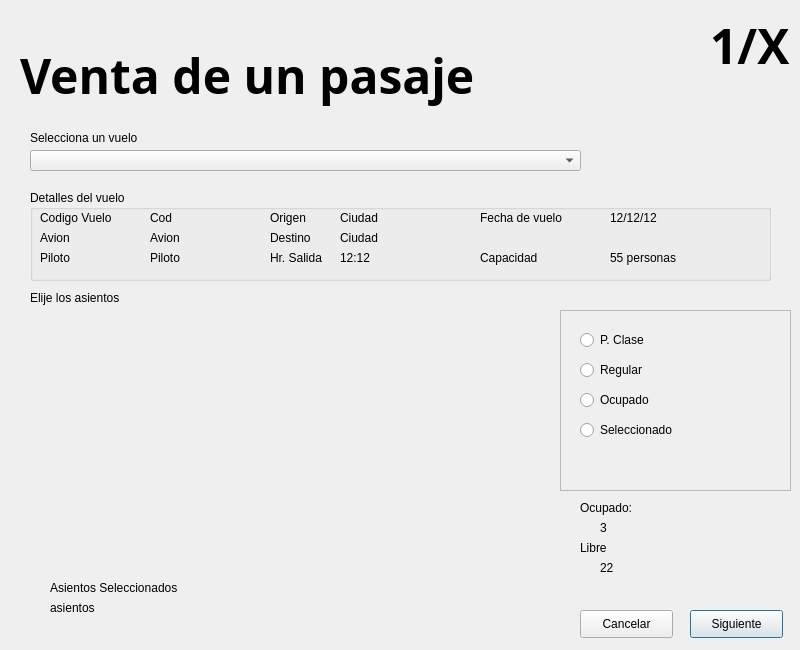
<?xml version="1.0" encoding="UTF-8"?>
<ui version="4.0">
 <class>Ventas1</class>
 <widget class="QDialog" name="Ventas1">
  <property name="geometry">
   <rect>
    <x>0</x>
    <y>0</y>
    <width>800</width>
    <height>650</height>
   </rect>
  </property>
  <property name="windowTitle">
   <string>Dialog</string>
  </property>
  <widget class="QLabel" name="label_16">
   <property name="geometry">
    <rect>
     <x>600</x>
     <y>520</y>
     <width>55</width>
     <height>16</height>
    </rect>
   </property>
   <property name="text">
    <string>3</string>
   </property>
  </widget>
  <widget class="QLabel" name="label_13">
   <property name="geometry">
    <rect>
     <x>50</x>
     <y>580</y>
     <width>271</width>
     <height>16</height>
    </rect>
   </property>
   <property name="text">
    <string>Asientos Seleccionados</string>
   </property>
  </widget>
  <widget class="QLabel" name="asientos">
   <property name="geometry">
    <rect>
     <x>50</x>
     <y>600</y>
     <width>55</width>
     <height>16</height>
    </rect>
   </property>
   <property name="text">
    <string>asientos</string>
   </property>
  </widget>
  <widget class="QLabel" name="label_14">
   <property name="geometry">
    <rect>
     <x>580</x>
     <y>500</y>
     <width>101</width>
     <height>16</height>
    </rect>
   </property>
   <property name="text">
    <string>Ocupado:</string>
   </property>
  </widget>
  <widget class="QLabel" name="label_2">
   <property name="geometry">
    <rect>
     <x>710</x>
     <y>10</y>
     <width>131</width>
     <height>71</height>
    </rect>
   </property>
   <property name="font">
    <font>
     <family>Source Sans Pro Black</family>
     <pointsize>36</pointsize>
     <weight>75</weight>
     <bold>true</bold>
    </font>
   </property>
   <property name="text">
    <string>1/X</string>
   </property>
  </widget>
  <widget class="QLabel" name="label_8">
   <property name="geometry">
    <rect>
     <x>30</x>
     <y>290</y>
     <width>291</width>
     <height>16</height>
    </rect>
   </property>
   <property name="text">
    <string>Elije los asientos</string>
   </property>
  </widget>
  <widget class="QPushButton" name="pushButton">
   <property name="geometry">
    <rect>
     <x>690</x>
     <y>610</y>
     <width>93</width>
     <height>28</height>
    </rect>
   </property>
   <property name="text">
    <string>Siguiente</string>
   </property>
  </widget>
  <widget class="QLabel" name="label_3">
   <property name="geometry">
    <rect>
     <x>30</x>
     <y>130</y>
     <width>271</width>
     <height>16</height>
    </rect>
   </property>
   <property name="text">
    <string>Selecciona un vuelo</string>
   </property>
  </widget>
  <widget class="QLabel" name="label_17">
   <property name="geometry">
    <rect>
     <x>600</x>
     <y>560</y>
     <width>55</width>
     <height>16</height>
    </rect>
   </property>
   <property name="text">
    <string>22</string>
   </property>
  </widget>
  <widget class="QLabel" name="label_15">
   <property name="geometry">
    <rect>
     <x>580</x>
     <y>540</y>
     <width>111</width>
     <height>16</height>
    </rect>
   </property>
   <property name="text">
    <string>Libre</string>
   </property>
  </widget>
  <widget class="QPushButton" name="pushButton_2">
   <property name="geometry">
    <rect>
     <x>580</x>
     <y>610</y>
     <width>93</width>
     <height>28</height>
    </rect>
   </property>
   <property name="text">
    <string>Cancelar</string>
   </property>
  </widget>
  <widget class="QFrame" name="frame">
   <property name="geometry">
    <rect>
     <x>560</x>
     <y>310</y>
     <width>231</width>
     <height>181</height>
    </rect>
   </property>
   <property name="frameShape">
    <enum>QFrame::StyledPanel</enum>
   </property>
   <property name="frameShadow">
    <enum>QFrame::Raised</enum>
   </property>
   <widget class="QRadioButton" name="radioButton_5">
    <property name="geometry">
     <rect>
      <x>20</x>
      <y>20</y>
      <width>95</width>
      <height>20</height>
     </rect>
    </property>
    <property name="text">
     <string>P. Clase</string>
    </property>
   </widget>
   <widget class="QRadioButton" name="radioButton_6">
    <property name="geometry">
     <rect>
      <x>20</x>
      <y>50</y>
      <width>95</width>
      <height>20</height>
     </rect>
    </property>
    <property name="text">
     <string>Regular</string>
    </property>
   </widget>
   <widget class="QRadioButton" name="radioButton_7">
    <property name="geometry">
     <rect>
      <x>20</x>
      <y>80</y>
      <width>95</width>
      <height>20</height>
     </rect>
    </property>
    <property name="text">
     <string>Ocupado</string>
    </property>
   </widget>
   <widget class="QRadioButton" name="radioButton_8">
    <property name="geometry">
     <rect>
      <x>20</x>
      <y>110</y>
      <width>111</width>
      <height>20</height>
     </rect>
    </property>
    <property name="text">
     <string>Seleccionado</string>
    </property>
   </widget>
  </widget>
  <widget class="QComboBox" name="comboBox">
   <property name="geometry">
    <rect>
     <x>30</x>
     <y>150</y>
     <width>551</width>
     <height>21</height>
    </rect>
   </property>
  </widget>
  <widget class="QLabel" name="label">
   <property name="geometry">
    <rect>
     <x>20</x>
     <y>40</y>
     <width>561</width>
     <height>71</height>
    </rect>
   </property>
   <property name="font">
    <font>
     <family>Source Sans Pro Black</family>
     <pointsize>36</pointsize>
     <weight>75</weight>
     <bold>true</bold>
    </font>
   </property>
   <property name="text">
    <string>Venta de un pasaje</string>
   </property>
  </widget>
  <widget class="QGroupBox" name="groupBox">
   <property name="geometry">
    <rect>
     <x>30</x>
     <y>190</y>
     <width>741</width>
     <height>91</height>
    </rect>
   </property>
   <property name="title">
    <string>Detalles del vuelo</string>
   </property>
   <widget class="QLabel" name="label_18">
    <property name="geometry">
     <rect>
      <x>10</x>
      <y>20</y>
      <width>101</width>
      <height>16</height>
     </rect>
    </property>
    <property name="text">
     <string>Codigo Vuelo</string>
    </property>
   </widget>
   <widget class="QLabel" name="label_19">
    <property name="geometry">
     <rect>
      <x>10</x>
      <y>40</y>
      <width>101</width>
      <height>16</height>
     </rect>
    </property>
    <property name="text">
     <string>Avion</string>
    </property>
   </widget>
   <widget class="QLabel" name="label_20">
    <property name="geometry">
     <rect>
      <x>10</x>
      <y>60</y>
      <width>55</width>
      <height>16</height>
     </rect>
    </property>
    <property name="text">
     <string>Piloto</string>
    </property>
   </widget>
   <widget class="QLabel" name="label_21">
    <property name="geometry">
     <rect>
      <x>240</x>
      <y>20</y>
      <width>55</width>
      <height>16</height>
     </rect>
    </property>
    <property name="text">
     <string>Origen</string>
    </property>
   </widget>
   <widget class="QLabel" name="label_22">
    <property name="geometry">
     <rect>
      <x>240</x>
      <y>40</y>
      <width>55</width>
      <height>16</height>
     </rect>
    </property>
    <property name="text">
     <string>Destino</string>
    </property>
   </widget>
   <widget class="QLabel" name="label_23">
    <property name="geometry">
     <rect>
      <x>240</x>
      <y>60</y>
      <width>241</width>
      <height>16</height>
     </rect>
    </property>
    <property name="text">
     <string>Hr. Salida</string>
    </property>
   </widget>
   <widget class="QLabel" name="label_24">
    <property name="geometry">
     <rect>
      <x>450</x>
      <y>20</y>
      <width>131</width>
      <height>16</height>
     </rect>
    </property>
    <property name="text">
     <string>Fecha de vuelo</string>
    </property>
   </widget>
   <widget class="QLabel" name="label_25">
    <property name="geometry">
     <rect>
      <x>450</x>
      <y>60</y>
      <width>111</width>
      <height>16</height>
     </rect>
    </property>
    <property name="text">
     <string>Capacidad</string>
    </property>
   </widget>
   <widget class="QLabel" name="codVuelo_2">
    <property name="geometry">
     <rect>
      <x>120</x>
      <y>20</y>
      <width>55</width>
      <height>16</height>
     </rect>
    </property>
    <property name="text">
     <string>Cod</string>
    </property>
   </widget>
   <widget class="QLabel" name="codAvion_2">
    <property name="geometry">
     <rect>
      <x>120</x>
      <y>40</y>
      <width>55</width>
      <height>16</height>
     </rect>
    </property>
    <property name="text">
     <string>Avion</string>
    </property>
   </widget>
   <widget class="QLabel" name="codPiloto_2">
    <property name="geometry">
     <rect>
      <x>120</x>
      <y>60</y>
      <width>55</width>
      <height>16</height>
     </rect>
    </property>
    <property name="text">
     <string>Piloto</string>
    </property>
   </widget>
   <widget class="QLabel" name="Ciudadlbl_2">
    <property name="geometry">
     <rect>
      <x>310</x>
      <y>20</y>
      <width>55</width>
      <height>16</height>
     </rect>
    </property>
    <property name="text">
     <string>Ciudad</string>
    </property>
   </widget>
   <widget class="QLabel" name="ciudadlbl2_2">
    <property name="geometry">
     <rect>
      <x>310</x>
      <y>40</y>
      <width>55</width>
      <height>16</height>
     </rect>
    </property>
    <property name="text">
     <string>Ciudad</string>
    </property>
   </widget>
   <widget class="QLabel" name="horatmp_2">
    <property name="geometry">
     <rect>
      <x>310</x>
      <y>60</y>
      <width>55</width>
      <height>16</height>
     </rect>
    </property>
    <property name="text">
     <string>12:12</string>
    </property>
   </widget>
   <widget class="QLabel" name="fechtmp_2">
    <property name="geometry">
     <rect>
      <x>580</x>
      <y>20</y>
      <width>55</width>
      <height>16</height>
     </rect>
    </property>
    <property name="text">
     <string>12/12/12</string>
    </property>
   </widget>
   <widget class="QLabel" name="capacidad_2">
    <property name="geometry">
     <rect>
      <x>580</x>
      <y>60</y>
      <width>131</width>
      <height>16</height>
     </rect>
    </property>
    <property name="text">
     <string>55 personas</string>
    </property>
   </widget>
  </widget>
 </widget>
 <resources/>
 <connections/>
</ui>
